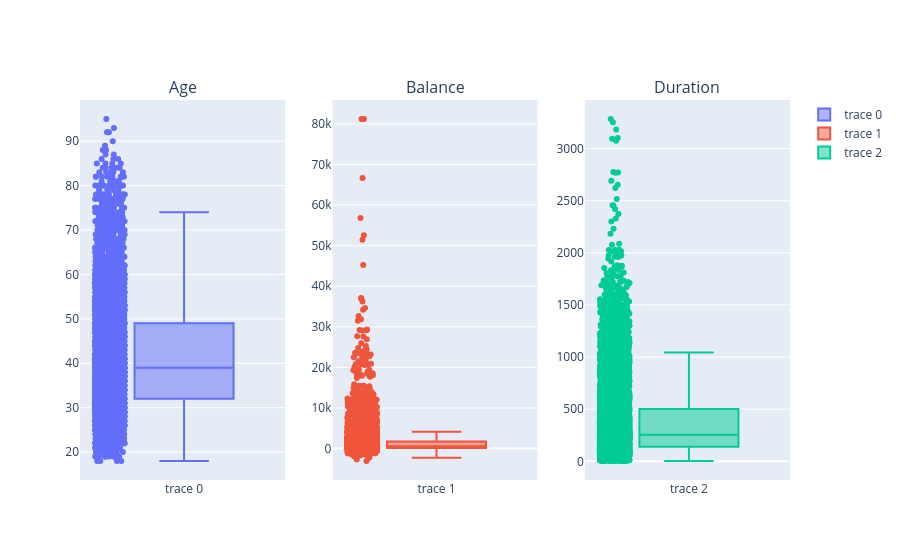

This figure's notebook cell:
### Code cell
fig = make_subplots( rows=1, cols=3, subplot_titles=['Age', 'Balance', 'Duration'])
fig.add_trace(go.Box(y=df['age'], boxpoints='all'), row=1, col=1)
fig.add_trace(go.Box(y=df['balance'], boxpoints='all'), row=1, col=2)
fig.add_trace(go.Box(y=df['duration'], boxpoints='all'), row=1, col=3)
fig.show()

### Figure 1 — Plotly figure (JSON) as saved in the notebook; plotly's stock layout.template omitted (floating-point values rounded to 4 significant figures; data arrays with more than 128 entries replaced by an {"elided": "..."} marker saying what was removed)
{"data": [{"boxpoints": "all", "type": "box", "xaxis": "x", "y": {"elided": "8912 int values"}, "yaxis": "y"}, {"boxpoints": "all", "type": "box", "xaxis": "x2", "y": {"elided": "8912 float values"}, "yaxis": "y2"}, {"boxpoints": "all", "type": "box", "xaxis": "x3", "y": {"elided": "8912 float values"}, "yaxis": "y3"}], "layout": {"annotations": [{"font": {"size": 16}, "showarrow": false, "text": "Age", "x": 0.1444, "xanchor": "center", "xref": "paper", "y": 1, "yanchor": "bottom", "yref": "paper"}, {"font": {"size": 16}, "showarrow": false, "text": "Balance", "x": 0.5, "xanchor": "center", "xref": "paper", "y": 1, "yanchor": "bottom", "yref": "paper"}, {"font": {"size": 16}, "showarrow": false, "text": "Duration", "x": 0.8556, "xanchor": "center", "xref": "paper", "y": 1, "yanchor": "bottom", "yref": "paper"}], "xaxis": {"anchor": "y", "domain": [0, 0.2889]}, "xaxis2": {"anchor": "y2", "domain": [0.3556, 0.6444]}, "xaxis3": {"anchor": "y3", "domain": [0.7111, 1]}, "yaxis": {"anchor": "x", "domain": [0, 1]}, "yaxis2": {"anchor": "x2", "domain": [0, 1]}, "yaxis3": {"anchor": "x3", "domain": [0, 1]}}}
